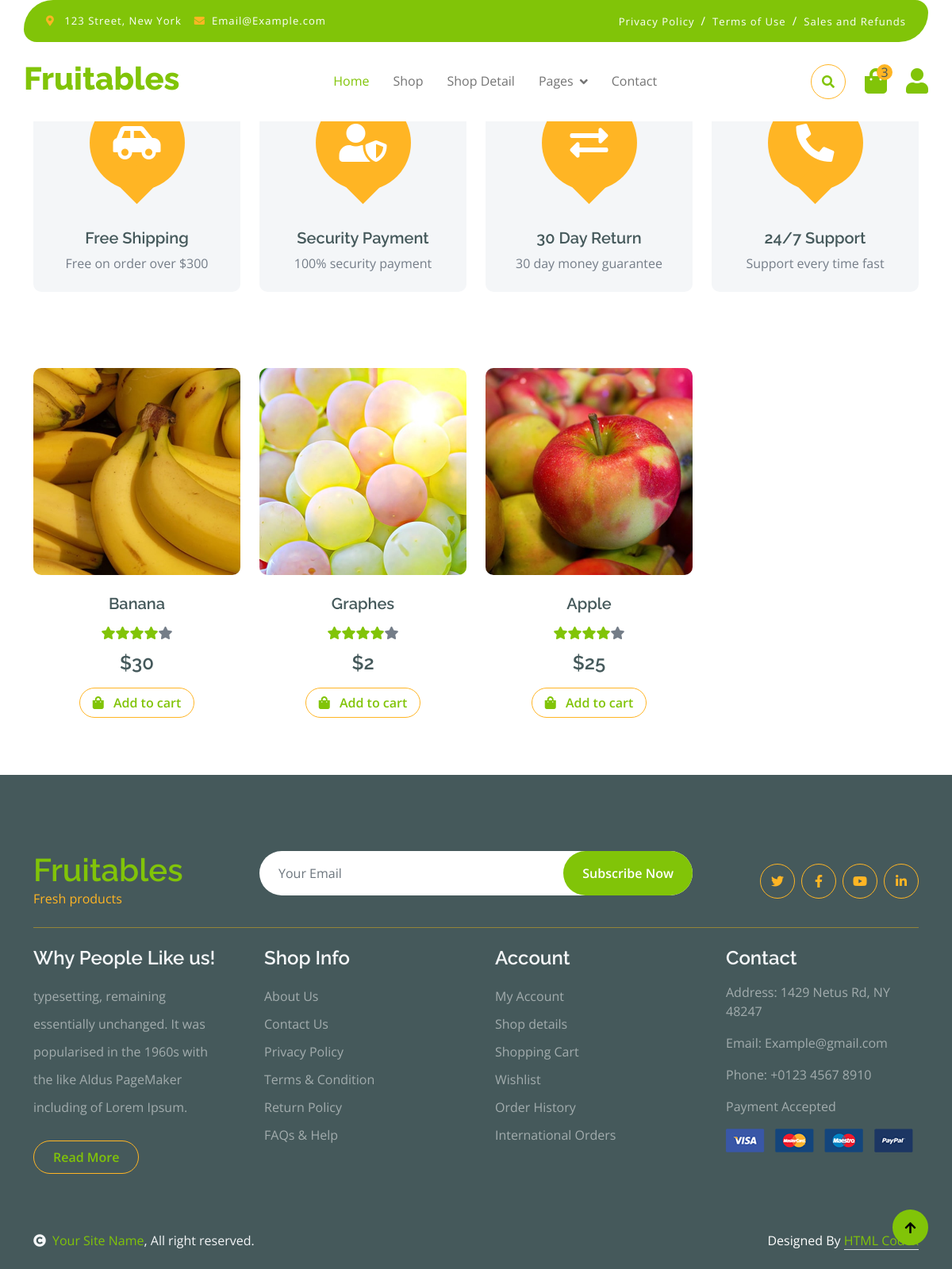
The app's page /fetchpro.php?id=3 with its own data.
### tables this page shows
CREATE TABLE `product` (
  `pro_id` int(255) NOT NULL,
  `pro_name` varchar(255) NOT NULL,
  `pro_des` text NOT NULL,
  `category` int(255) NOT NULL,
  `pro_price` varchar(255) NOT NULL,
  `pro_image` varchar(255) NOT NULL,
  `status` tinyint(1) NOT NULL DEFAULT 1
);

### fetchpro.php (the view)
<?php
include("config.php");
include("includes/header2.php");
$pro_fetch=$_GET['id'];
$fetch="SELECT * FROM `product` as p inner join `category` as c on p.category=c.cat_id where p.category='$pro_fetch' and status='1' ";
$query=mysqli_query($connection,$fetch);
    if (mysqli_num_rows($query)>0) {
?>
 <div class="container-fluid featurs py-5">
            <div class="container py-5">
                <div class="row g-4">
                    <div class="col-md-6 col-lg-3">
                        <div class="featurs-item text-center rounded bg-light p-4">
                            <div class="featurs-icon btn-square rounded-circle bg-secondary mb-5 mx-auto">
                                <i class="fas fa-car-side fa-3x text-white"></i>
                            </div>
                            <div class="featurs-content text-center">
                                <h5>Free Shipping</h5>
                                <p class="mb-0">Free on order over $300</p>
                            </div>
                        </div>
                    </div>
                    <div class="col-md-6 col-lg-3">
                        <div class="featurs-item text-center rounded bg-light p-4">
                            <div class="featurs-icon btn-square rounded-circle bg-secondary mb-5 mx-auto">
                                <i class="fas fa-user-shield fa-3x text-white"></i>
                            </div>
                            <div class="featurs-content text-center">
                                <h5>Security Payment</h5>
                                <p class="mb-0">100% security payment</p>
                            </div>
                        </div>
                    </div>
                    <div class="col-md-6 col-lg-3">
                        <div class="featurs-item text-center rounded bg-light p-4">
                            <div class="featurs-icon btn-square rounded-circle bg-secondary mb-5 mx-auto">
                                <i class="fas fa-exchange-alt fa-3x text-white"></i>
                            </div>
                            <div class="featurs-content text-center">
                                <h5>30 Day Return</h5>
                                <p class="mb-0">30 day money guarantee</p>
                            </div>
                        </div>
                    </div>
                    <div class="col-md-6 col-lg-3">
                        <div class="featurs-item text-center rounded bg-light p-4">
                            <div class="featurs-icon btn-square rounded-circle bg-secondary mb-5 mx-auto">
                                <i class="fa fa-phone-alt fa-3x text-white"></i>
                            </div>
                            <div class="featurs-content text-center">
                                <h5>24/7 Support</h5>
                                <p class="mb-0">Support every time fast</p>
                            </div>
                        </div>
                    </div>
                </div>
            </div>
        </div>
<div class="container ">
<div class="row g-4 ">
    <?php
     while ($fet=mysqli_fetch_assoc($query)) {
    ?>
<div class="col-md-6 col-lg-6 col-xl-3 ">
                        <div class="text-center">
                            <img src="<?php echo "admin-pro/images/".$fet['pro_image']?>" class="img-fluid rounded" alt="">
                            <div class="py-4">
                                <a href="#" class="h5"><?php echo $fet['pro_name']?></a>
                                <div class="d-flex my-3 justify-content-center">
                                    <i class="fas fa-star text-primary"></i>
                                    <i class="fas fa-star text-primary"></i>
                                    <i class="fas fa-star text-primary"></i>
                                    <i class="fas fa-star text-primary"></i>
                                    <i class="fas fa-star"></i>
                                </div>
                                <h4 class="mb-3"><?php echo $fet['pro_price']?></h4>
                                <a href="#" class="btn border border-secondary rounded-pill px-3 text-primary"><i class="fa fa-shopping-bag me-2 text-primary"></i> Add to cart</a>
                            </div>
                        </div>
                    </div>
                    <?php
                     }}
                    ?>
</div>
</div>
<?php
include("includes/footer2.php");
?>

### css/style.css (style rules this page uses)
.btn { font-weight: 600; transition: .5s; }
.btn-square { width: 32px; height: 32px; }
.btn-square, .btn-sm-square, .btn-md-square, .btn-lg-square { padding: 0; display: flex; align-items: center; justify-content: center; font-weight: normal; }
.btn.border-secondary { transition: 0.5s; }
.featurs .featurs-item .featurs-icon { position: relative; width: 120px; height: 120px; }
.featurs .featurs-item .featurs-icon::after { content: ""; width: 35px; height: 35px; background: var(--bs-secondary); position: absolute; bottom: -10px; transform: translate(-50%); transform: rotate(45deg); background: var(--bs-secondary); }

### records on screen
product: pro_image (picture), pro_name "Banana", pro_price "$30"
product: pro_image (picture), pro_name "Graphes", pro_price "$2"
product: pro_image (picture), pro_name "Apple", pro_price "$25"
